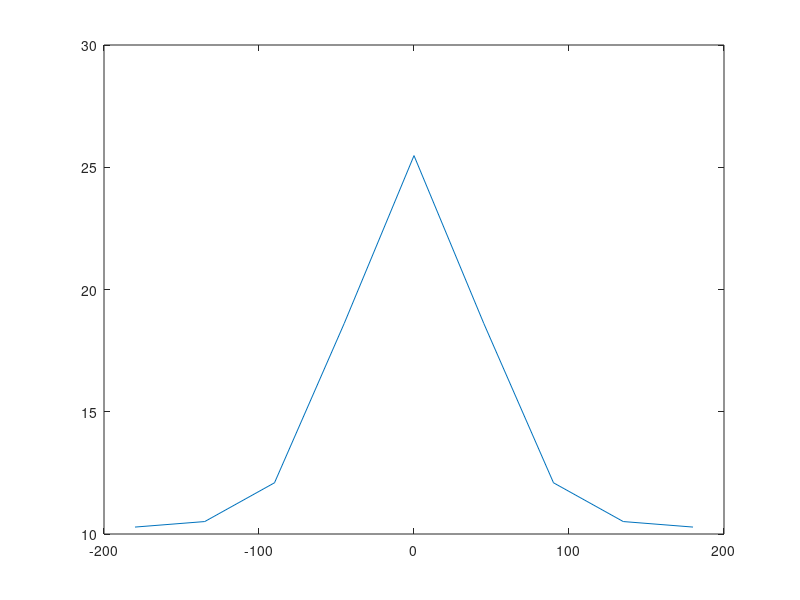

The MATLAB source for this figure: (Note: this script raises an error after producing the figure.)
% test some tuning indices

% CF 2024 following 


%% simulate a tuning curve

clear

% anonymous function for von Mises (circular Gaussian)
tuning_vonMises = @(b,dir) b(1) * exp(b(2)*cosd(dir-b(3))) / (2*pi*besseli(0,b(2))) + b(4);

dirAxis = -180:45:180;

ampl = 30;
conc = 2; % concentration, aka inverse width, analogous to 1/sigma^2
peak = 0;
baseline = 10;
b = [ampl conc peak baseline];
    
frMean = tuning_vonMises(b,dirAxis);
figure;plot(dirAxis,frMean);


%% simulate an experiment

ntrials = 100;
dirs = randsample(dirAxis,ntrials,true)'; % stimulus direction on each trial
R = nan(size(dirs)); % response (spike rate) on each trial
for n = 1:ntrials
    
    R(n) = poissrnd(tuning_vonMises(b,dirs(n))); % poisson noise
    % OR
%     R(n) = tuning_vonMises(b,dirs(n)) + normrnd(0,sqrt(tuning_vonMises(b,dirs(n)))); % Gaussian noise with low variance
    % OR    
%     R(n) = tuning_vonMises(b,dirs(n)) + normrnd(0,8*sqrt(tuning_vonMises(b,dirs(n)))); % Gaussian noise with high variance, notice how DDI changes

    if R(n)<0; R(n)=0; end
end

% plot tuning
rMean = nan(size(dirAxis));
rSE = nan(size(dirAxis)); % standard error
rVar = nan(size(dirAxis)); % variance, for later
for n = 1:length(dirAxis)
    i = dirs==dirAxis(n); % select all trials for a given dir
    rMean(n) = nanmean(R(i));
    rVar(n) = nanstd(R(i))^2;
    rSE(n) = nanstd(R(i))/sqrt(nansum(i));
end
figure; errorbar(dirAxis, rMean, rSE);


%% compare indices

% a typical direction selectivity index
DSI = (max(rMean)-min(rMean)) / (max(rMean)+min(rMean)) % or something like that
% Ldir = % add equation for normalized vector sum

% direction /discrimination/ index; Nguyenkim & DeAngelis 2003,
% after Prince et al. 2002; measures ability of ideal observer to
% discriminate between min and max resp dirs ('coarse' discrim)
DDI = calcDDI(dirAxis,dirs,rMean,R)

% Fisher information: measures ability of ideal observer to discriminate
% between nearby directions ('fine' discrimi); can be estimated as
% the squared slope of the tuning curve at a reference value, divided by
% the variance at that value:

% First interpolate:
dirAxInterp = -180:180;
rMeanSmoothed = interp1(dirAxis,rMean,dirAxInterp,'spline');
rVarSmoothed  = interp1(dirAxis,rVar,dirAxInterp,'spline');

% get max slope (absolute value) and variance at nearest measured value
absSlope = abs(gradient(rMeanSmoothed));
FIslope = max(absSlope);
FIvar = rVarSmoothed(absSlope==max(absSlope));

% Fisher Info
FI = FIslope^2 / FIvar
% units are kinda arbitrary; if you did this for a bunch of neurons you
% could just normalize the values to a range of 0-1 so it is comparable to
% the other indices





%%

function DDI = calcDDI(dirAxis,dirs,rMean,R)
% direction discrimination index, Nguyenkim & DeAngelis 2003, after Prince
% et al. 2002; measures ability of ideal observer to discriminate between
% min and max resp dirs, i.e. takes into account response variability

    Rmax = max(rMean);
    Rmin = min(rMean);

    % sum squared error around the mean for each trial
    err = nan(size(dirs));
    for n = 1:length(dirs)
        thisMean = rMean(dirAxis==dirs(n));
        err(n) = R(n)-thisMean;
    end
    SSE = nansum(err.^2);

    N = length(R);
    M = length(dirAxis);

    DDI = (Rmax - Rmin) / (Rmax - Rmin + 2*sqrt(SSE/(N-M)));

end

